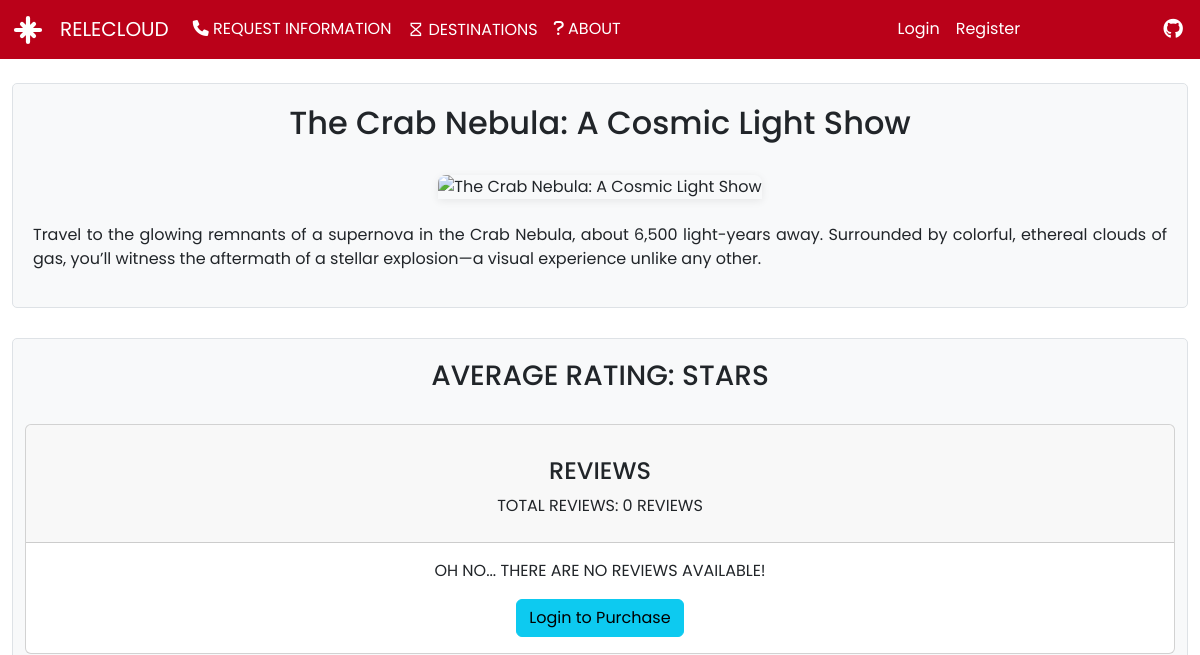
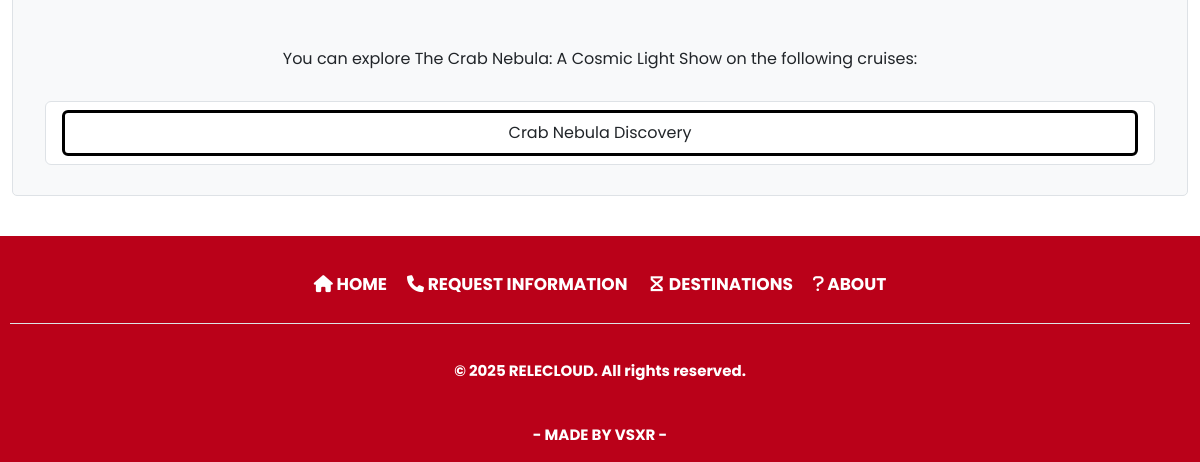
The page /destination/6/ on the database as committed earlier (2 pictures, top to bottom).
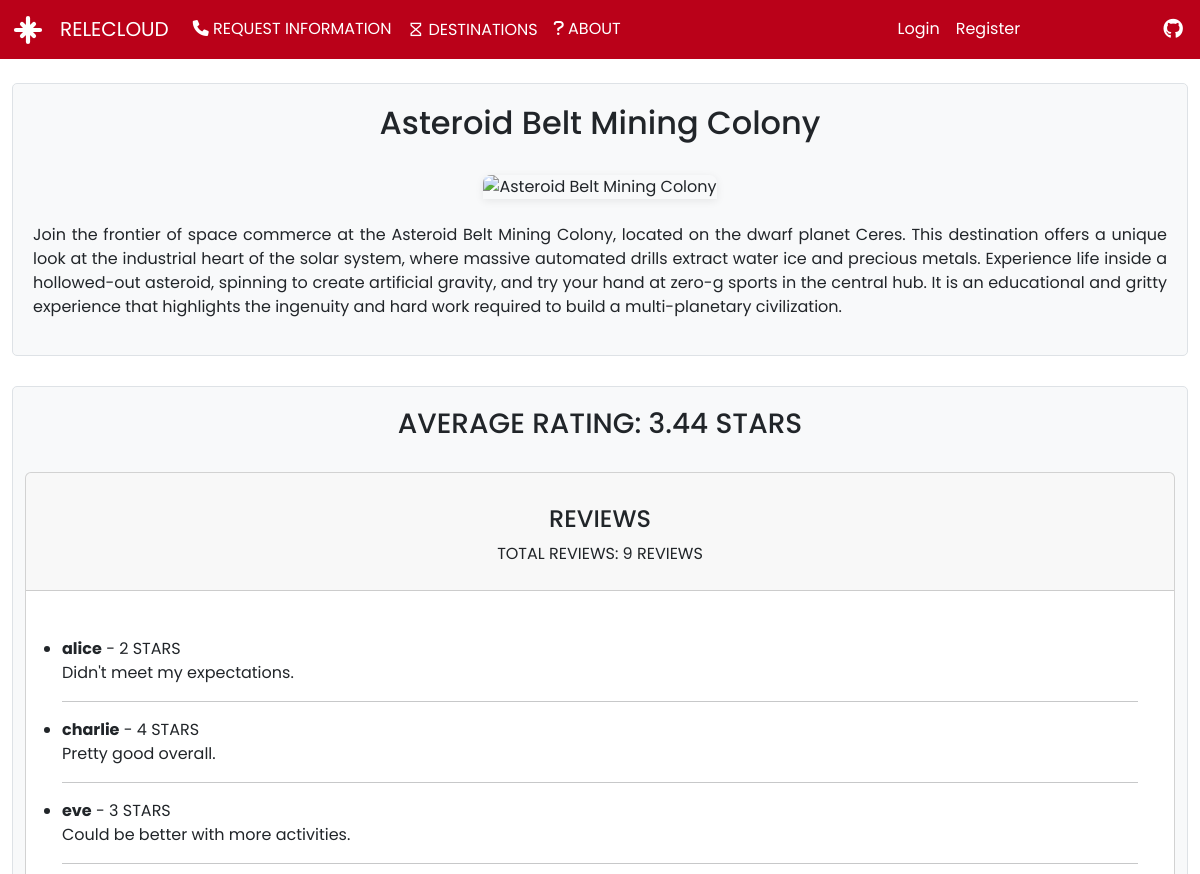
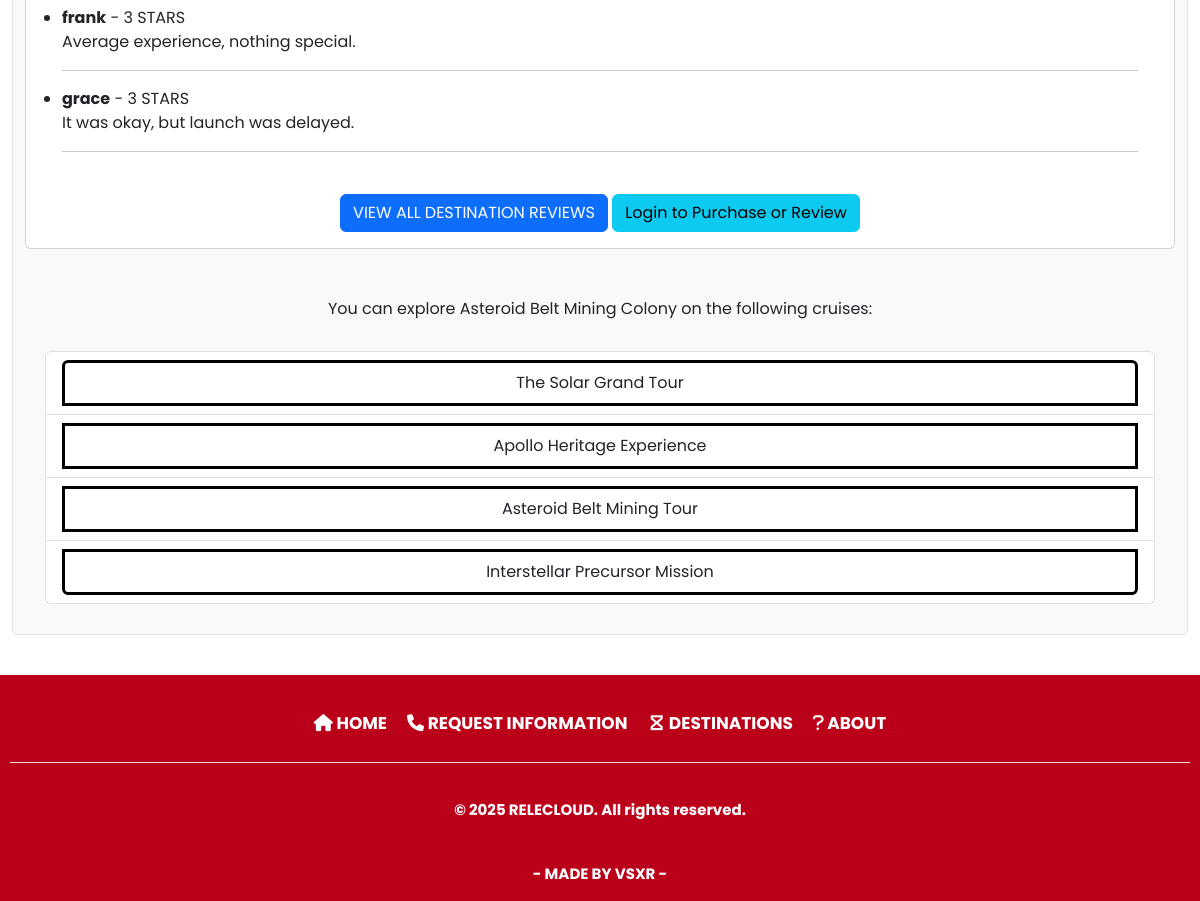
The same page on the database as committed later (2 pictures, top to bottom).
### relecloud/models/destination.py (models this page shows, shortened)
class Destination(models.Model):
    name = models.CharField(unique=True, null=False, blank=False, max_length=50)
    image_url = models.URLField(max_length=200, null=False, blank=False) # agregar DEFAULT para poner una imagen predeterminada
    desc = models.TextField(max_length=2000, null=False, blank=False)
    reviews: 'RelatedManager[DestinationReview]'  # type: ignore
    position = models.PositiveIntegerField(default=0)  # <-- Añadido

### relecloud/models/cruise.py (models this page shows, shortened)
class Cruise(models.Model):
    name = models.CharField(unique=True, null=False, blank=False, max_length=70)
    desc = models.TextField(max_length=2000, null=False, blank=False)
    price = models.DecimalField(max_digits=10, decimal_places=2, null=False, blank=False, default=Decimal('0.00'))
    max_capacity = models.IntegerField(null=False, blank=False, default=0)
    available_seats = models.IntegerField(null=False, blank=False, default=0)
    destinations = models.ManyToManyField(Destination, related_name='cruises')
    reviews: 'RelatedManager[CruiseReview]'  # type: ignore

### relecloud/models/review.py (models this page shows, shortened)
class DestinationReview(models.Model):
    RATING_CHOICES = [(i, str(i)) for i in range(1, 6)]
    destination = models.ForeignKey(Destination, on_delete=models.CASCADE, related_name='reviews')
    name = models.CharField(max_length=100, default='Anonymous', null=False, blank=False)
    rating = models.IntegerField(choices=RATING_CHOICES)
    comment = models.TextField()

### relecloud/views/destination.py (the view)
# urls.py: path('destination/<int:pk>/', destination_details, name='destination_details'),
def destination_details(request, pk):
    destination = get_object_or_404(Destination, pk=pk)
    reviews = destination.reviews.all()
    average_rating = reviews.aggregate(Avg('rating'))['rating__avg']
    has_purchased = False
    if request.user.is_authenticated:
        has_purchased = Purchase.objects.filter(
            user=request.user,
            destination=destination
        ).exists()
    return render(request, 'destinations/destination_in_detail/destination_details.html', {
        'destination': destination,
        'reviews': reviews,
        'average_rating': average_rating,
        'has_purchased': has_purchased,
    })

### relecloud/templates/destinations/destination_in_detail/destination_details.html (shortened to what the changed rows need)
{% extends 'base.html' %}
{% load static %}
{% block main_contents %}
    <div class="destinationsPresentation">
        <div class="specific-paragraphs">
            <h2>{{ destination.name }}</h2>
            <br>
            <div class="image-container text-center">
                <img src="{{ destination.image_url }}" alt="{{ destination.name }}" class="img-fluid destination-img">
            </div>
            <br>
            <p>{{ destination.desc }}</p>
        </div>
    </div>
    <div class="destinationsPresentation">
        <div class="specific-paragraphs container-fluid">
            <div class="average-rating-container">
                <h3>AVERAGE RATING: {{ average_rating|floatformat:2 }} STARS</h3>
            </div>
            <br>
            <div class="card">
                <div class="card-header text-center">
                    <br>
                    <h4>REVIEWS</h4>
                    <p>TOTAL REVIEWS: {{ reviews|length }} REVIEWS</p>
                </div>
                <div class="card-body">
                    {% if reviews %}
                        <ul class="person-review text-left list-group list-group-flush">
                            {% for review in reviews|slice:":5" %}
                                <li class="text-left">
                                    <div class="review-item text-left">
                                        <strong>{{ review.name }}</strong> - {{ review.rating }} STARS
                                        <br>
                                        {{ review.comment }}
                                        <hr>
                                    </div>
                                </li>
                            {% endfor %}
                        </ul>
                        <div class="text-center mt-3">
                            <a href="{% url 'destination_view_reviews' destination.pk %}" class="btn btn-primary">VIEW ALL DESTINATION REVIEWS</a>
                            {% if user.is_authenticated %}
                                {% if has_purchased %}
                                    <a href="{% url 'destination_create_reviews' destination.pk %}" class="btn btn-primary">LEAVE A REVIEW</a>
                                {% else %}
                                    <a href="{% url 'purchase_destination' destination.pk %}" class="btn btn-success">PURCHASE THIS TRIP</a>
                                {% endif %}
                            {% else %}
                                <a href="{% url 'login' %}?next={{ request.path }}" class="btn btn-info">Login to Purchase or Review</a>
                            {% endif %}
                            </div>
                    {% else %}
                        <p class="text-center">OH NO... THERE ARE NO REVIEWS AVAILABLE!</p>
                        <div class="text-center mt-3">
                            {% if user.is_authenticated %}
                                {% if has_purchased %}
                                    <a href="{% url 'destination_create_reviews' destination.pk %}" class="btn btn-primary">BE THE FIRST TO LEAVE A REVIEW</a>
                                {% else %}
                                    <a href="{% url 'purchase_destination' destination.pk %}" class="btn btn-success">PURCHASE THIS TRIP</a>
                                {% endif %}
                            {% else %}
                                <a href="{% url 'login' %}?next={{ request.path }}" class="btn btn-info">Login to Purchase</a>
                            {% endif %}
                        </div>
                        {% endif %}
                </div>
            </div>
            <br>
            <br>
            <p class="text-center">You can explore {{ destination.name }} on the following cruises:</p>
            <ul class="list-group">
                {% for cruise in destination.cruises.all %}
                    <li class="list-group-item">
                        <a class="view-cruise-btn btn list-group-item list-group-item-action" href="{% url 'cruise_details' cruise.pk %}"> {{ cruise.name }} </a>
                    </li>
                {% endfor %}
            </ul>
        </div>
    </div>
{% endblock main_contents %}

Rows that differ between the two databases and show on the page:
removed Cruise: name "Crab Nebula Discovery"
changed Destination: name "The Crab Nebula: A Cosmic Light Show" → "Asteroid Belt Mining Colony"; desc "Travel to the glowing remnants of a supernova in the Crab Nebula, about 6,500 light-years away. Surrounded by colorful, ethereal clouds of gas, you’ll witness the aftermath of a stellar explosion—a visual experience unlike any other." → "Join the frontier of space commerce at the Asteroid Belt Mining Colony, located on the dwarf planet Ceres. This destination offers a unique look at the industrial heart of the solar system, where massive automated drills extract water ice and precious metals. Experience life inside a hollowed-out asteroid, spinning to create artificial gravity, and try your hand at zero-g sports in the central hub. It is an educational and gritty experience that highlights the ingenuity and hard work required to build a multi-planetary civilization."
added DestinationReview: name "alice", rating "2", comment "Didn't meet my expectations."
added DestinationReview: name "charlie", rating "4", comment "Pretty good overall."
added DestinationReview: name "eve", rating "3", comment "Could be better with more activities."
added DestinationReview: name "frank", rating "3", comment "Average experience, nothing special."
added DestinationReview: name "grace", rating "3", comment "It was okay, but launch was delayed."
now on this page (row edited): Cruise: name "The Solar Grand Tour"
now on this page (row edited): Cruise: name "Apollo Heritage Experience"
added Cruise: name "Asteroid Belt Mining Tour"
now on this page (row edited): Cruise: name "Interstellar Precursor Mission"
Other text that changed with them:
{{ average_rating|floatformat:2 }}: (not shown) → "3.44"
{{ reviews|length }}: "0" → "9"
text no longer shown: "OH NO... THERE ARE NO REVIEWS AVAILABLE! Login to Purchase"
text now shown: "VIEW ALL DESTINATION REVIEWS Login to Purchase or Review"
